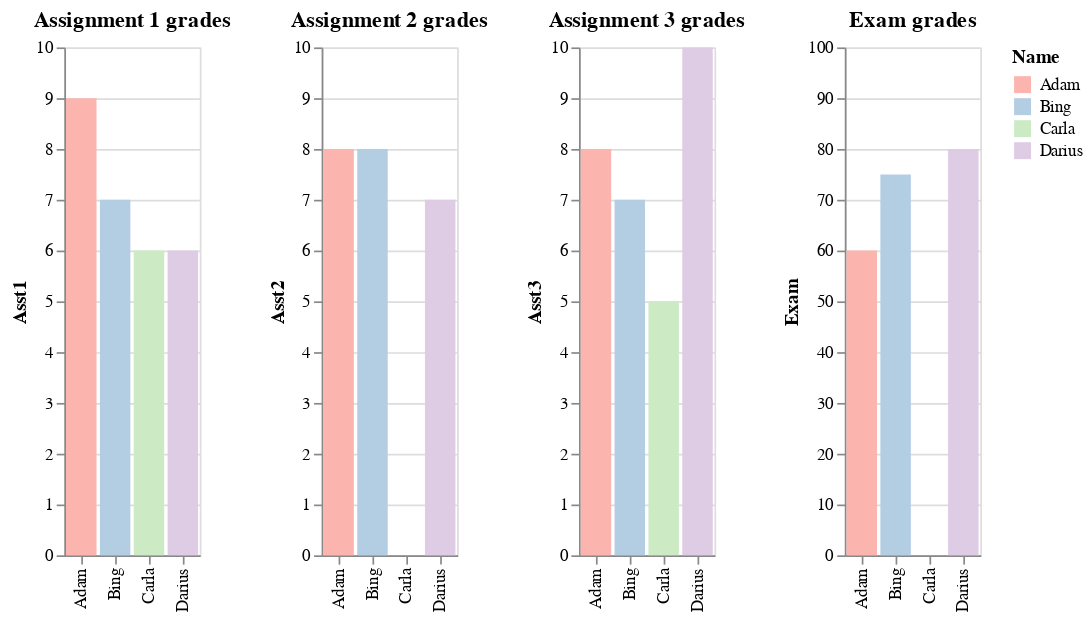

The code cell stored with this chart in its notebook:
### Code cell
a1_chart = alt.Chart(to_chart).mark_bar().encode(

    x = alt.X('Name', title =""),
    y = alt.Y('Asst1',scale=alt.Scale(domain=[0,10])),
    color = alt.Color('Name', scale=alt.Scale(scheme='pastel1'))
).properties(title='Assignment 1 grades')


a2_chart = alt.Chart(to_chart).mark_bar().encode(

     x = alt.X('Name', title =""),
    y = alt.Y('Asst2',scale=alt.Scale(domain=[0,10])),
    color = 'Name'
).properties(title='Assignment 2 grades')


a3_chart = alt.Chart(to_chart).mark_bar().encode(

     x = alt.X('Name', title =""),
    y = alt.Y('Asst3',scale=alt.Scale(domain=[0,10])),
   color = 'Name'
).properties(title='Assignment 3 grades')

exam_chart = alt.Chart(to_chart).mark_bar().encode(

    x = alt.X('Name', title =""),
    y = alt.Y('Exam',scale=alt.Scale(domain=[0,100])),
    color = 'Name'
).properties(title='Exam grades')

#TODO: Stacked bar chart of the student grades


a1_chart | a2_chart | a3_chart |exam_chart

### Figure 1 — Vega-Lite specification as saved in the notebook (floating-point values rounded to 4 significant figures)
{"config": {"view": {"continuousWidth": 400, "continuousHeight": 300}}, "hconcat": [{"mark": "bar", "encoding": {"color": {"type": "nominal", "field": "Name", "scale": {"scheme": "pastel1"}}, "x": {"type": "nominal", "field": "Name", "title": ""}, "y": {"type": "quantitative", "field": "Asst1", "scale": {"domain": [0, 10]}}}, "title": "Assignment 1 grades"}, {"mark": "bar", "encoding": {"color": {"type": "nominal", "field": "Name"}, "x": {"type": "nominal", "field": "Name", "title": ""}, "y": {"type": "quantitative", "field": "Asst2", "scale": {"domain": [0, 10]}}}, "title": "Assignment 2 grades"}, {"mark": "bar", "encoding": {"color": {"type": "nominal", "field": "Name"}, "x": {"type": "nominal", "field": "Name", "title": ""}, "y": {"type": "quantitative", "field": "Asst3", "scale": {"domain": [0, 10]}}}, "title": "Assignment 3 grades"}, {"mark": "bar", "encoding": {"color": {"type": "nominal", "field": "Name"}, "x": {"type": "nominal", "field": "Name", "title": ""}, "y": {"type": "quantitative", "field": "Exam", "scale": {"domain": [0, 100]}}}, "title": "Exam grades"}], "data": {"name": "data-519ec41416f2d4e6c74162b82ae969e8"}, "$schema": "https://vega.github.io/schema/vega-lite/v4.8.1.json", "datasets": {"data-519ec41416f2d4e6c74162b82ae969e8": [{"Name": "Adam", "Asst1": 9, "Asst2": 8.0, "Asst3": 8.0, "Exam": 60.0, "Final": 67.0}, {"Name": "Bing", "Asst1": 7, "Asst2": 8.0, "Asst3": 7.0, "Exam": 75.0, "Final": 74.5}, {"Name": "Carla", "Asst1": 6, "Asst2": 0.0, "Asst3": 5.0, "Exam": 0.0, "Final": 0}, {"Name": "Darius", "Asst1": 6, "Asst2": 7.0, "Asst3": 10.0, "Exam": 80.0, "Final": 79.0}]}}
